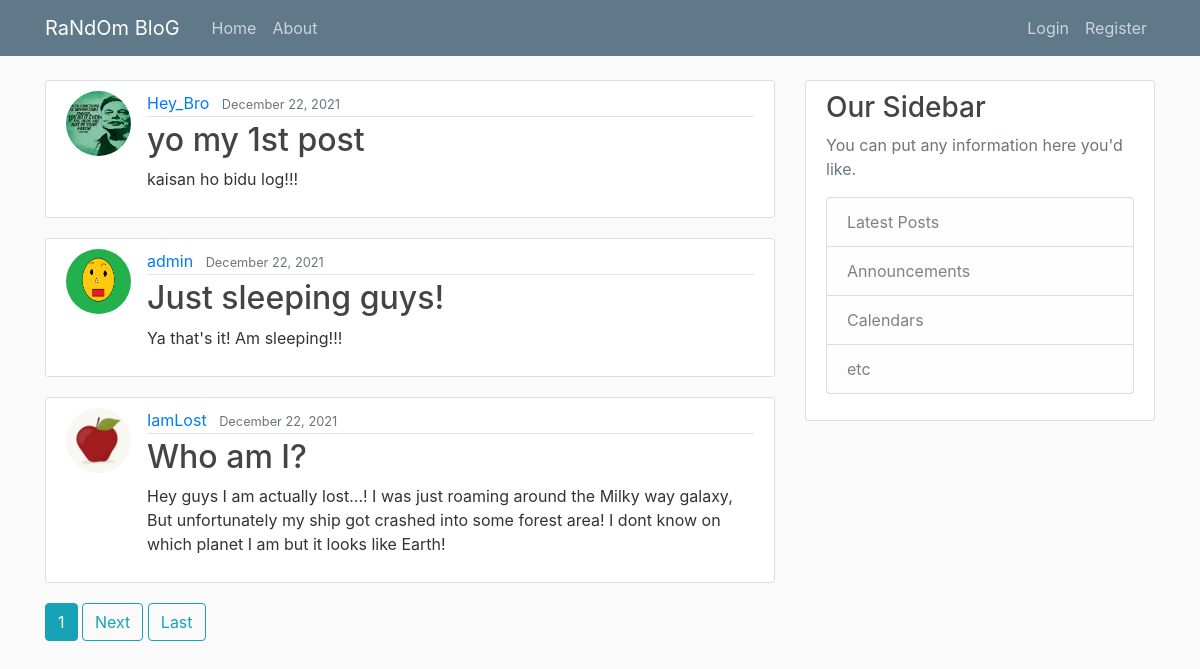
Before: / with the older database file.
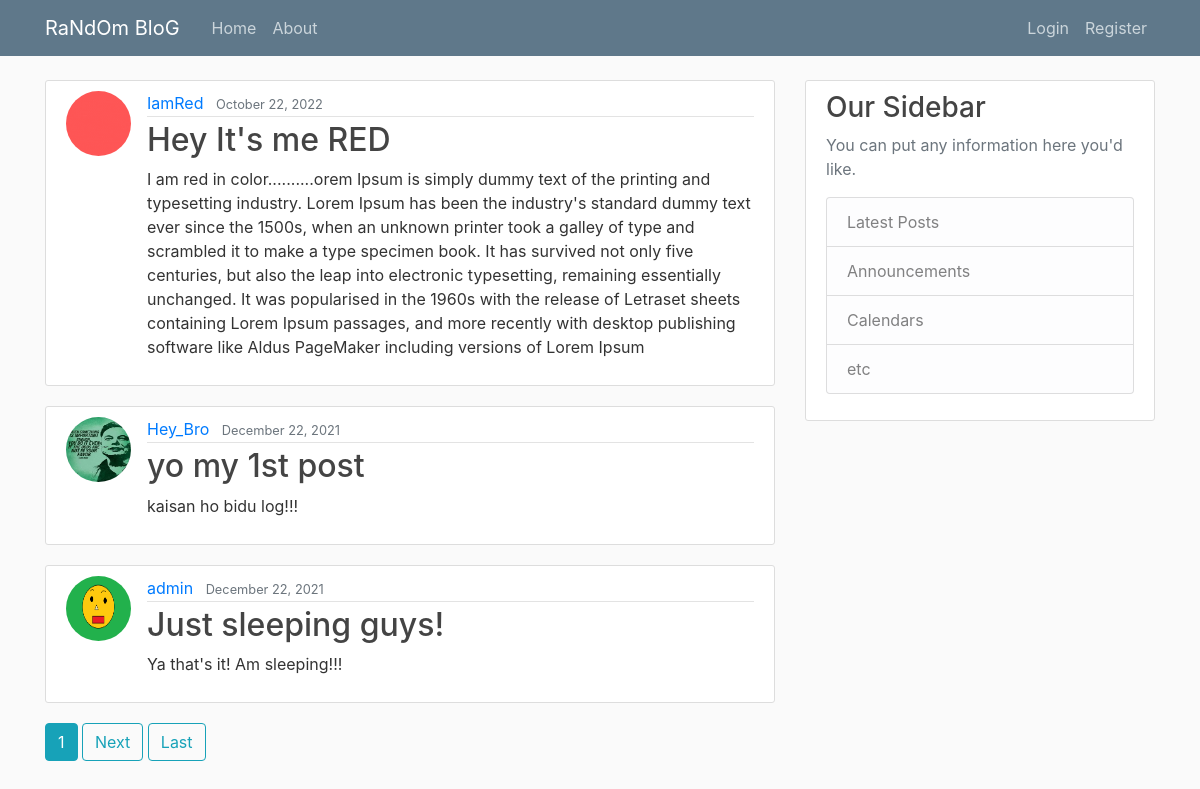
After: the same page with the newer database file.
### App/models.py (models this page shows, shortened)
class Post(models.Model):
    title = models.CharField(max_length=100)
    content = models.TextField()
    date_posted = models.DateTimeField(default=timezone.now)
    author = models.ForeignKey(User, on_delete=models.CASCADE)

### users/models.py (models this page shows, shortened)
class Profile(models.Model):
    user = models.OneToOneField(User, on_delete=models.CASCADE)
    image = models.ImageField(default='default.jpeg', upload_to='profile_pics')

### App/views.py (the view)
# urls.py: path('', PostListView.as_view(), name='Blog-home'),
class PostListView(ListView):
    model = Post
    template_name = 'App/home.html'
    context_object_name = 'posts'
    ordering = ['-date_posted']
    paginate_by = 3

### App/templates/App/home.html (shortened to what this page needs)
{% extends "App/base.html" %}
{% block content %}
    {% for post in posts %}
        <article class="media content-section">
          <img class="rounded-circle article-img" src="{{ post.author.profile.image.url }}">
          <div class="media-body">
            <div class="article-metadata">
              <a class="mr-2" href="{% url 'user-posts' post.author.username %}">{{ post.author }}</a>
              <small class="text-muted">{{ post.date_posted|date:"F d, Y"}}</small>
            </div>
            <h2><a class="article-title" href="{% url 'post-detail' post.id %}">{{ post.title }}</a></h2>
            <p class="article-content">{{ post.content }}</p>
          </div>
        </article>
    {% endfor %}
    {% if is_paginated %}
        {% for num in page_obj.paginator.page_range %}
          {% if page_obj.number == num %}
          <a class="btn btn-info mb-4" href="?page={{ num }}">{{ num }}</a>
          {% elif num > page.obj.number|add:'-3' and num > page.obj.number|add:'3' %}
            <a class="btn btn-outline-info mb-4" href="?page={{ num }}">{{ num }}</a>
          {% endif %}
        {% endfor %}
        {% if page_obj.has_next %}
          <a class="btn btn-outline-info mb-4" href="?page={{ page_obj.next_page_number }}">Next</a>
          <a class="btn btn-outline-info mb-4" href="?page={{ page_obj.paginator.num_pages }}">Last</a>
        {% endif %}
    {% endif %}
{% endblock content %}

### App/templates/App/base.html (shortened to what this page needs)
{% load static %}
<!DOCTYPE html>
<html>
<head>
  <link rel="stylesheet" href="https://maxcdn.bootstrapcdn.com/bootstrap/4.0.0/css/bootstrap.min.css"
>
  <link rel="stylesheet" type="text/css" href="{% static 'blog/style.css' %}">
</head>
<body>
  <header class="site-header">
    <nav class="navbar navbar-expand-md navbar-dark bg-steel fixed-top">
      <div class="container">
        <a class="navbar-brand mr-4" href="{% url 'Blog-home' %}">RaNdOm BloG</a>
        <div class="collapse navbar-collapse" id="navbarToggle">
          <div class="navbar-nav mr-auto">
            <a class="nav-item nav-link" href="{% url 'Blog-home' %}">Home</a>
            <a class="nav-item nav-link" href="{% url 'Blog-about' %}">About</a>
          </div>
          <div class="navbar-nav">
            {% if user.is_authenticated %}
              <a class="nav-item nav-link" href="{% url 'post-create' %}">NewPost</a>
              <a class="nav-item nav-link" href="{% url 'profile' %}">Profile</a>
              <a class="nav-item nav-link" href="{% url 'logout' %}">LogOut</a>
            {% else %}
              <a class="nav-item nav-link" href="{% url 'login' %}">Login</a>
              <a class="nav-item nav-link" href="{% url 'register' %}">Register</a>
            {% endif %}
          </div>
        </div>
      </div>
    </nav>
  </header>
  <main role="main" class="container">
    <div class="row">
      <div class="col-md-8">
        {% block content %}{% endblock %}
      </div>
      <div class="col-md-4">
        <div class="content-section">
          <h3>Our Sidebar</h3>
          <p class='text-muted'>You can put any information here you'd like.
          <ul class="list-group">
            <li class="list-group-item list-group-item-light">Latest Posts</li>
            <li class="list-group-item list-group-item-light">Announcements</li>
            <li class="list-group-item list-group-item-light">Calendars</li>
            <li class="list-group-item list-group-item-light">etc</li>
          </ul>
          </p>
        </div>
      </div>
    </div>
  </main>
</body>
</html>

### App/static/blog/style.css (style rules this page uses)
body { background: #fafafa; color: #333333; margin-top: 5rem; }
h1, h2, h3, h4, h5, h6 { color: #444444; }
ul { margin: 0; }
.bg-steel { background-color: #5f788a; }
.site-header .navbar-nav .nav-link { color: #cbd5db; }
.content-section { background: #ffffff; padding: 10px 20px; border: 1px solid #dddddd; border-radius: 3px; margin-bottom: 20px; }
.article-title { color: #444444; }
.article-content { white-space: pre-line; }
.article-img { height: 65px; width: 65px; margin-right: 16px; }
.article-metadata { padding-bottom: 1px; margin-bottom: 4px; border-bottom: 1px solid #e3e3e3 }

Changed rows visible on the page:
no longer on this page (row unchanged): Post: author.profile.image (picture), author "IamLost", date_posted "December 22, 2021", title "Who am I?", content "Hey guys I am actually lost...! I was just roaming around the Milky way galaxy, But unfortunately my ship got crashed into some forest area! I dont know on which planet I am but it looks like Earth!"
added Post: author.profile.image (picture), author "IamRed", date_posted "October 22, 2022", title "Hey It's me RED", content "I am red in color..........orem Ipsum is simply dummy text of the printing and typesetting industry. Lorem Ipsum has been the industry's standard dummy text ever since the 1500s, when an unknown printer took a galley of type and scrambled it to make a type specimen book. It has survived not only five centuries, but also the leap into electronic typesetting, remaining essentially unchanged. It was popularised in the 1960s with the release of Letraset sheets containing Lorem Ipsum passages, and more recently with desktop publishing software like Aldus PageMaker including versions of Lorem Ipsum"
